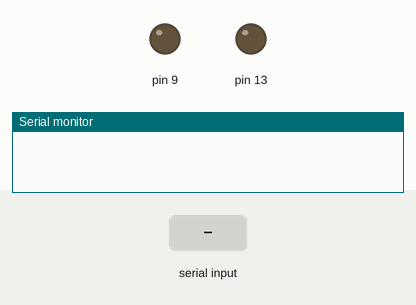
This sketch was run on a simulated Arduino Uno, built with avr-gcc and run on an emulated ATmega328P. Parts: output pins drawn as LEDs (lit = HIGH), the last lines printed to the serial monitor. Inputs (shaded band) come from the test bench.

Above: at 1.2 s.
1.3 s: "X90\n" received over Serial
At 1.9 s:
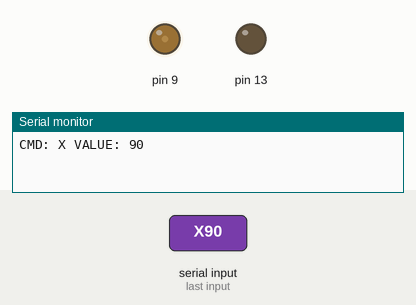
2.8 s: "C90\n" received over Serial
At 4.0 s:
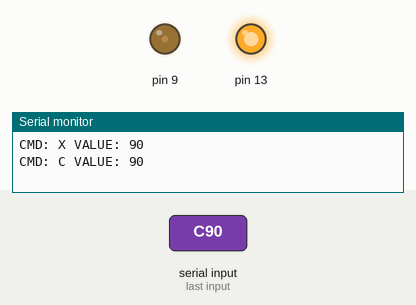
4.3 s: "Y90\n" received over Serial
At 5.3 s:
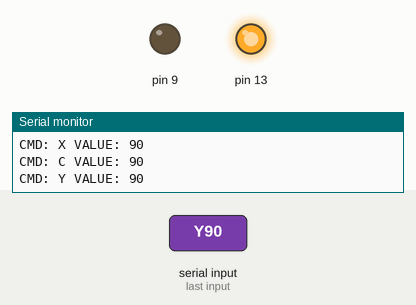
5.8 s: "Y,45\n" received over Serial
At 6.5 s:
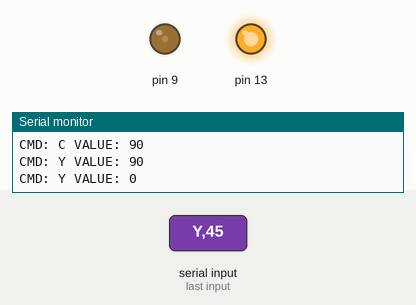
7.3 s: "X,45\n" received over Serial
At 7.7 s:
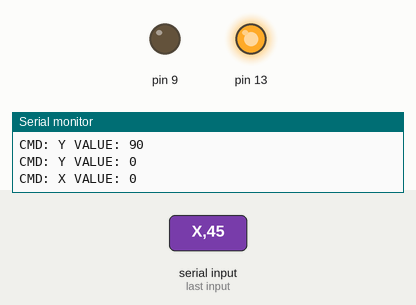
Timing chart, 0 to 9.8 s (numbered marks = the images above; inputs shaded):
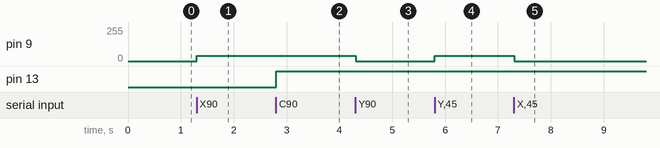

The sketch:

Arduino_Serial.ino
```cpp
// Example:

int x = 0;
int y = 0;

// End example.


void setup()
{
  Serial.begin(9600);
  pinMode(13, OUTPUT);
}

void loop()
{
  checkCommands();


  // Example:

  if (x > 40 && y < 30) {
    analogWrite(9, 40);
  }
  else {
    analogWrite(9, 0);
  }

  // End example.

}

void runCommand(char commands, int value){
  switch (commands) {
  case 'X':
    x = value;
    break;
  case 'Y':
    y = value;
    break;
  case 'C':
    digitalWrite(13, HIGH);
    break;
  case 'D':
    digitalWrite(13, LOW);
    break;
  }
}
```

serial_cmd.ino
```cpp
String inputString = "";         // a string to hold incoming data
boolean commandComplete = false;  // whether the string is complete


void checkCommands() {
  if (Serial.available()) {
    char inChar = (char)Serial.read();
    // add it to the inputString:
    inputString += inChar;
    // if the incoming character is a newline, set a flag
    // so the main loop can do something about it:
    if (inChar == '\n') {
      commandComplete = true;
    }
  }

  if (commandComplete) {
    // not really optimize on strings but easier to learn
    // get the first character of the string which is the commands
    char command = inputString.substring(0,1).charAt(0);
    // get the rest of the string which is the integer value
    int value = inputString.substring(1).toInt();
    // clean the string to receive more commands
    inputString = "";
    // set the commands complete to false
    commandComplete = false;
    // execute the received commands with the attached value


    // Remove to disable debugging
    Serial.print("CMD: ");
    Serial.print(command);
    Serial.print(" VALUE: ");
    Serial.println(value);


    runCommand(command, value);
  }
}
```

Measured:
- after the input at 1.3 s, pin 9: 0/255 → 40/255 at once
- after the input at 2.8 s, pin 13: LOW → HIGH at once
- after the input at 4.3 s, pin 9: 40/255 → 0/255 at once
- after the input at 5.8 s, pin 9: 0/255 → 40/255 at once
- after the input at 7.3 s, pin 9: 40/255 → 0/255 at once
